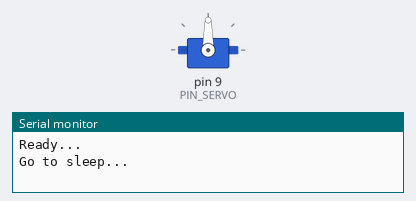
Simulated run of this sketch. Board: Arduino Nano, built with avr-gcc and run on an emulated ATmega328P. On the bench: servo, the last lines printed to the serial monitor.

Above: at 2.05 s.
At 18.25 s:
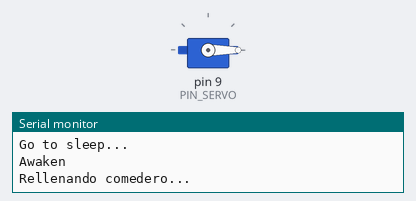
At 33.1 s:
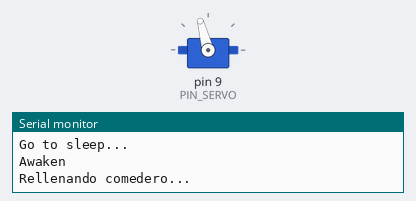
Timing chart, 0 to 45.2 s (numbered marks = the images above):
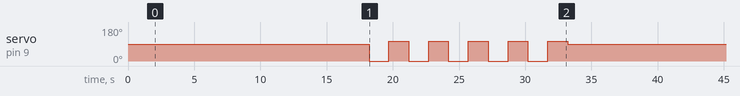

Measured:
- by itself, servo on pin 9 (PIN_SERVO): repeats every 33.2 s: 4 × (105° 1.5 s, 0° 1.5 s), 105° 1.5 s, 90° 18.2 s, 0° 1.5 s

The sketch:

sketch_servoTest.ino
```cpp
#include <Servo.h>
#include "LowPower.h"

Servo servo1;

#define PIN_SERVO 9         //conectado a D9 del arduino nano, que es pin digital y PWM
#define NUM_CICLO 4
#define SPEED_SERVO 1500    //default: 1500. Lower value, it goes faster

#define SLEEP_CYCLES 4      // tiempo = 4S * SLEEP_CYCLES[0:5) = 16 seg

void rellenarComedero(){
  Serial.println("Rellenando comedero...");
  for(int i=0; i<=NUM_CICLO; i++){
    //Serial.println(i);
    servo1.write(0);
    delay(SPEED_SERVO);
    servo1.write(105);
    delay(SPEED_SERVO);
  }

  // Posicion estatica
  servo1.write(90);
  delay(SPEED_SERVO);
  Serial.println("OK");
}

void setup() {

  Serial.begin(9600);
  servo1.attach(PIN_SERVO);

  delay(1000);
  //rellenarComedero();

  Serial.println("Ready...");
  delay(1000);
}

void loop() {

  // tengo q decirle aqui que lo haga solo cuando el arduino este despierto, y se supone q esta despierto el tiempo justo
  // para q se cojan datos de sensores y q se envie por lora, formacion de paquetes
  Serial.println("Go to sleep...");
  delay(200);

  for (int i = 0;  i < SLEEP_CYCLES; i++){
    LowPower.powerDown(SLEEP_4S, ADC_OFF, BOD_OFF);   //se puede subir a SLEEP_8S
  }
  Serial.println("Awaken");

  rellenarComedero();


  delay(500);

}
```
